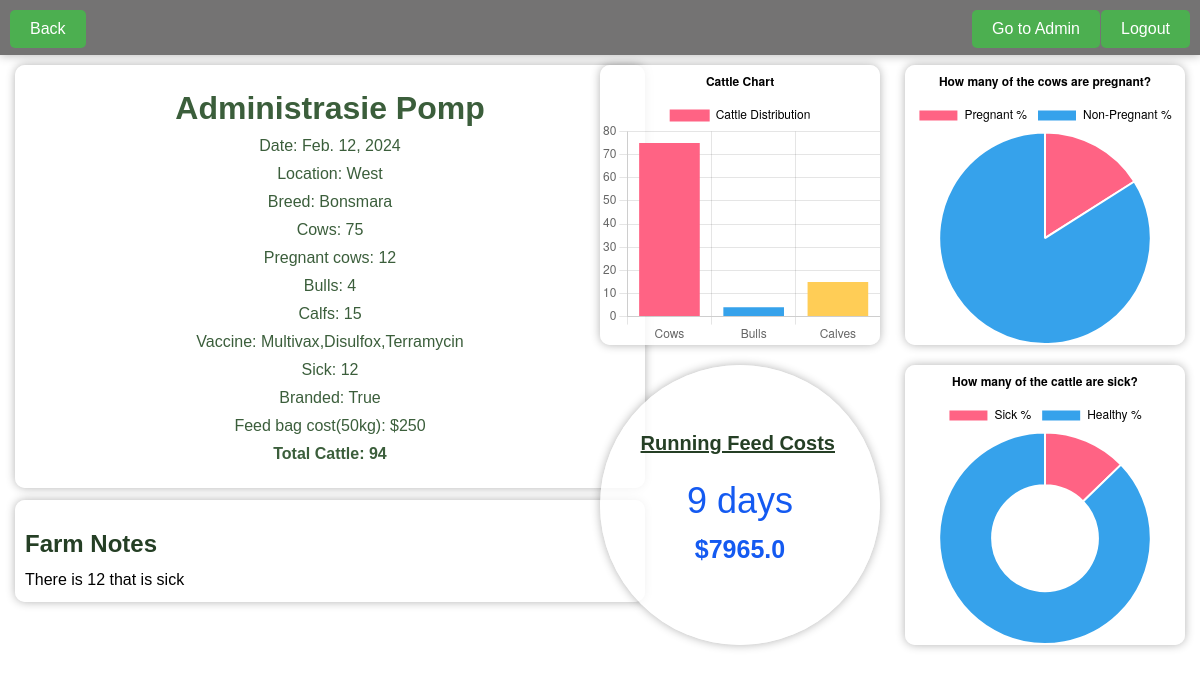
Before: /farm_app/farm/16/ with the older database file.
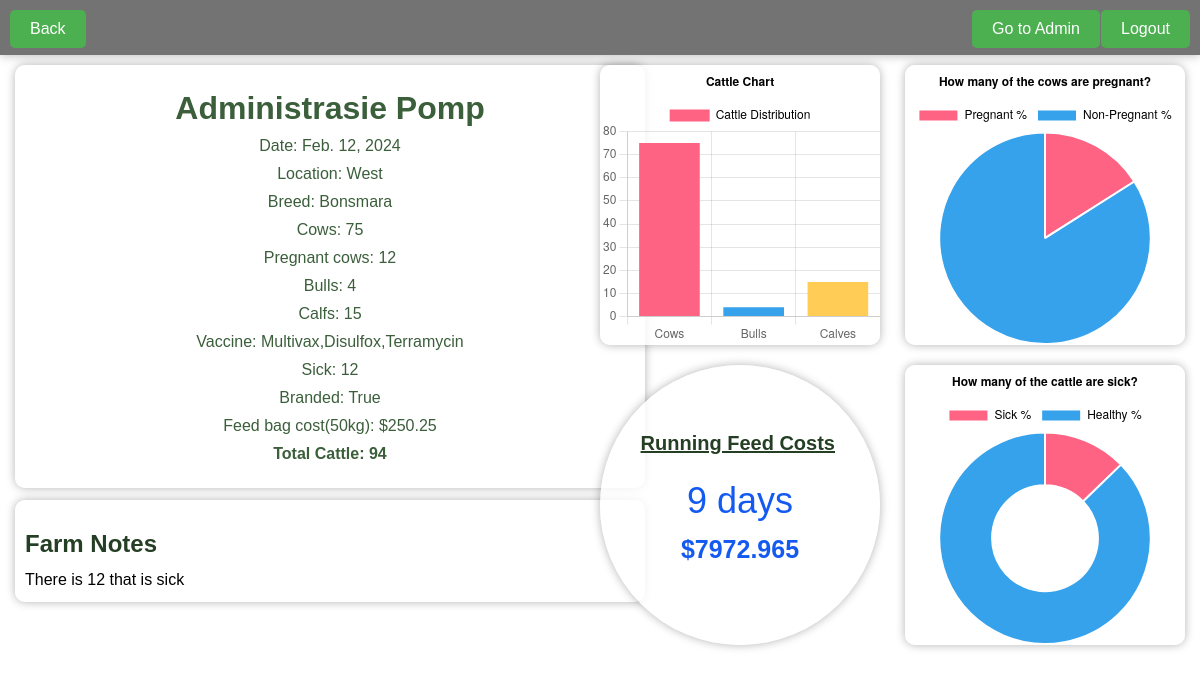
After: the same page with the newer database file.
### farm_app/models.py (models this page shows)
class Farm(models.Model):
    date = models.DateField(null=True)
    name = models.CharField(max_length=100)
    location = models.CharField(max_length=100)
    breed = models.CharField(max_length=100,choices=CATEGORY,null = True)
    cows_count = models.IntegerField(default=0)  # Number of cows
    bulls_count = models.IntegerField(default=0)  # Number of bulls
    calf_count = models.IntegerField(default=0)
    vaccine1 = models.CharField(max_length=100,choices=CATEGORY2,null = True)
    vaccine2 = models.CharField(max_length=100,choices=CATEGORY2,null = True)
    vaccine3 = models.CharField(max_length=100,choices=CATEGORY2,null = True)
    is_branded = models.BooleanField(default=False)
    pregnant_cows = models.IntegerField(default=0)
    sick = models.IntegerField(default=0)
    feed_cost = models.FloatField( default=0)
    notes = models.CharField(max_length=100 , null=True)
    def total_feed_cost(self):
        days_registered = self.days_since_registration
        if days_registered is not None:
            feed_cost_per_day = self.feed_cost_per_day()
            total_cost = feed_cost_per_day * days_registered
            return total_cost
        else:
            return None
    @property
    def total_cattle(self):
        return self.cows_count + self.bulls_count + self.calf_count
    def feed_cost_per_day(self):
        feed_per_cow_per_day = 2  # You can adjust this value based on your requirements
        total_feed_per_day = (self.cows_count * feed_per_cow_per_day) + (self.bulls_count * feed_per_cow_per_day * 1.5) + (self.calf_count * feed_per_cow_per_day * 0.5)
        feed_cost_per_day = total_feed_per_day * (self.feed_cost / 50)
        return feed_cost_per_day
    @property
    def days_since_registration(self):
        if self.date:
            difference = datetime.now().date() - self.date
            return difference.days
        else:
            return None

### farm_app/views.py (the view)
# urls.py: path('farm/<int:farm_id>/', views.farm_detail, name='farm_detail'),
def farm_detail(request, farm_id):
    farm = get_object_or_404(Farm, pk=farm_id)
    return render(request, 'farm_app/farm_detail.html', {'farm': farm})

### farm_app/templates/farm_app/farm_detail.html (shortened to what the changed rows need)
<!DOCTYPE html>
<html lang="en">
<head>
</head>
<body>
    <div class="container">
        <h1>{{ farm.name }}</h1>
        <p>Date: {{ farm.date }}</p>
        <p>Location: {{ farm.location }}</p>
        <p>Breed: {{ farm.breed }}</p>
        <p>Cows: {{ farm.cows_count }}</p>
        <p>Pregnant cows: {{ farm.pregnant_cows }}</p>
        <p>Bulls: {{ farm.bulls_count }}</p>
        <p>Calfs: {{ farm.calf_count }}</p>
        <p>Vaccine: {{ farm.vaccine1}},{{farm.vaccine2}},{{farm.vaccine3}} </p>
        <p>Sick: {{ farm.sick }}</p>
        <p>Branded: {{ farm.is_branded }}</p>
        <p>Feed bag cost(50kg): ${{ farm.feed_cost }}</p>
        <p><b>Total Cattle: {{ farm.total_cattle }}</b></p>
    </div>
    <div id="notes-container">
        <h2 id="notes-title">Farm Notes</h2>
        <div id="notes">{{ farm.notes }}</div>
    </div>
        <script>// Get data from Django template
            const cowsCount = {{ farm.cows_count }};
            const bullsCount = {{ farm.bulls_count }};
            const calvesCount = {{ farm.calf_count }};
            const totalCattle = cowsCount + bullsCount + calvesCount;
            // Calculate the percentage of pregnant and non-pregnant cows
            const pregCount = ({{ farm.pregnant_cows }} / cowsCount) * 100;
            const nonPregCount = 100 - pregCount;
            // Calculate the percentage sick and non-sick cattle
            const sickCount = ({{ farm.sick }} / totalCattle) * 100;
            const nonSickCount = 100 - sickCount;
            // Create the pie chart for cattle distribution
            const ctx = document.getElementById('pieChart').getContext('2d');
            const pieChart = new Chart(ctx, {
                type: 'bar',
                data: {
                    labels: ['Cows', 'Bulls', 'Calves'],
                    datasets: [{
                        label: 'Cattle Distribution',
                        data: [cowsCount, bullsCount, calvesCount],
                        backgroundColor: [
                            'rgb(255, 99, 132)',
                            'rgb(54, 162, 235)',
                            'rgb(255, 205, 86)'
                        ],
                        hoverOffset: 4
                    }]
                },
                options: {
                    responsive: true,
                    plugins: {
                        legend: {
                            labels: {
                                color: 'black'
                            }
                        },
                        title: {
                            display: true,
                            text: 'Cattle Chart', // Title text
                            color: 'black',
                            fontSize: 16,
                            position: 'top' // Position the title on top
                        }
                    }
                }
            });
        </script>
        <script>
            // Create the pie chart for pregnant cows
            // Create the pie chart for pregnant cows
            const ctx2 = document.getElementById('pieChart2').getContext('2d');
            const pieChart2 = new Chart(ctx2, {
                type: 'pie',
                data: {
                    labels: ['Pregnant %', 'Non-Pregnant %'],
                    datasets: [{
                        label: 'Cattle Distribution',
                        data: [pregCount, nonPregCount],
                        backgroundColor: [
                            'rgb(255, 99, 132)',
                            'rgb(54, 162, 235)'
                        ],
                        hoverOffset: 4
                    }]
                },
                options: {
                    responsive: true,
                    plugins: {
                        legend: {
                            labels: {
                                color: 'black'
                            }
                        },
                        title: {
                            display: true,
                            text: 'How many of the cows are pregnant?', // Title text
                            color: 'black',
                        }
                    }
                }
            });
        </script>
        <script>
            // Create the pie chart for pregnant cows
            // Create the pie chart for pregnant cows
            const ctx3 = document.getElementById('pieChart3').getContext('2d');
            const pieChart3 = new Chart(ctx3, {
                type: 'doughnut',
                data: {
                    labels: ['Sick %', 'Healthy %'],
                    datasets: [{
                        label: 'Cattle Distribution',
                        data: [sickCount, nonSickCount],
                        backgroundColor: [
                            'rgb(255, 99, 132)',
                            'rgb(54, 162, 235)'
                        ],
                        hoverOffset: 4
                    }]
                },
                options: {
                    responsive: true,
                    plugins: {
                        legend: {
                            labels: {
                                color: 'black'
                            }
                        },
                        title: {
                            display: true,
                            text: 'How many of the cattle are sick?', // Title text
                            color: 'black',
                        }
                    }
                }
            });
        </script>
    <div id="clock-container">
        <h2 id="title">Running Feed Costs </h2>
        <div id="cost"><b>${{ farm.total_feed_cost }}</b></div>
    </div>
</body>
</html>

Changed rows visible on the page:
changed Farm "Administrasie Pomp": feed_cost "250" → "250.25"; total_feed_cost "7965.0" → "7972.965"
